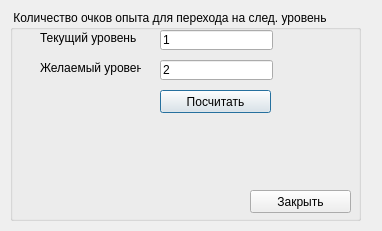
<?xml version="1.0" encoding="UTF-8"?>
<ui version="4.0">
 <class>FormCalcEx</class>
 <widget class="QDialog" name="FormCalcEx">
  <property name="geometry">
   <rect>
    <x>0</x>
    <y>0</y>
    <width>382</width>
    <height>231</height>
   </rect>
  </property>
  <property name="maximumSize">
   <size>
    <width>382</width>
    <height>231</height>
   </size>
  </property>
  <property name="windowTitle">
   <string>Калькулятор опыта</string>
  </property>
  <property name="windowIcon">
   <iconset resource="infoco.qrc">
    <normaloff>img/InfoCO.png</normaloff>img/InfoCO.png</iconset>
  </property>
  <widget class="QGroupBox" name="CalcExGroupBox">
   <property name="geometry">
    <rect>
     <x>10</x>
     <y>10</y>
     <width>351</width>
     <height>211</height>
    </rect>
   </property>
   <property name="title">
    <string> Количество очков опыта для перехода на след. уровень</string>
   </property>
   <widget class="QLineEdit" name="EditCurrentNumLvl">
    <property name="geometry">
     <rect>
      <x>150</x>
      <y>20</y>
      <width>113</width>
      <height>20</height>
     </rect>
    </property>
    <property name="text">
     <string>1</string>
    </property>
   </widget>
   <widget class="QLabel" name="TxtCurrentNumLvl">
    <property name="geometry">
     <rect>
      <x>30</x>
      <y>20</y>
      <width>111</width>
      <height>16</height>
     </rect>
    </property>
    <property name="text">
     <string>Текущий уровень</string>
    </property>
   </widget>
   <widget class="QPushButton" name="ButtomCalc">
    <property name="geometry">
     <rect>
      <x>150</x>
      <y>80</y>
      <width>111</width>
      <height>23</height>
     </rect>
    </property>
    <property name="text">
     <string>Посчитать</string>
    </property>
   </widget>
   <widget class="QPushButton" name="ButtomClose">
    <property name="geometry">
     <rect>
      <x>240</x>
      <y>180</y>
      <width>101</width>
      <height>23</height>
     </rect>
    </property>
    <property name="text">
     <string>Закрыть</string>
    </property>
   </widget>
   <widget class="QLabel" name="ResultTxt">
    <property name="geometry">
     <rect>
      <x>10</x>
      <y>130</y>
      <width>321</width>
      <height>31</height>
     </rect>
    </property>
    <property name="text">
     <string/>
    </property>
   </widget>
   <widget class="QLineEdit" name="EditDesiredNumLvl">
    <property name="geometry">
     <rect>
      <x>150</x>
      <y>50</y>
      <width>113</width>
      <height>20</height>
     </rect>
    </property>
    <property name="text">
     <string>2</string>
    </property>
   </widget>
   <widget class="QLabel" name="TxtDesiredNumLvl">
    <property name="geometry">
     <rect>
      <x>30</x>
      <y>50</y>
      <width>101</width>
      <height>16</height>
     </rect>
    </property>
    <property name="text">
     <string>Желаемый уровень</string>
    </property>
   </widget>
  </widget>
 </widget>
 <resources>
  <include location="infoco.qrc"/>
 </resources>
 <connections/>
</ui>
